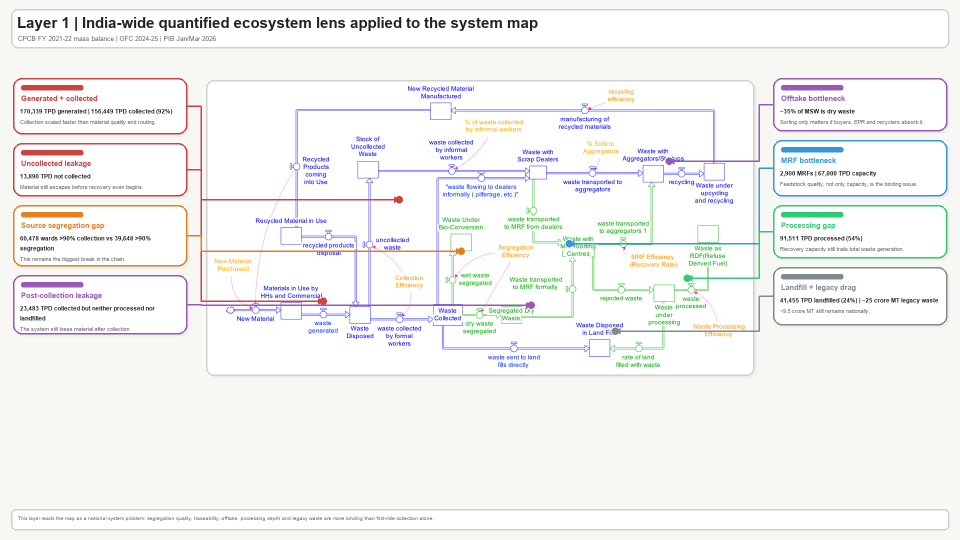
#> input picture wastecanvas/india_map_layer_1_quantified.png, 1920 x 1080 px, given in place of Attachment287.pdf.png, which was not available (shown at 1/2 size)
$ python overlay_quantified_map_direct.py
#> lines starting #> are read from the running program, lines starting #| are printed output that depends on the picture; pictures that were not available may be replaced by others from this repository, and a replacement may not be noted
from PIL import Image, ImageDraw, ImageFont


BASE_IMAGE = "/Users/ashwinkulkarni/Downloads/codex-map-preview/Attachment287.pdf.png"
OUTPUT_IMAGE = "/Users/ashwinkulkarni/Documents/New project/india_waste_quantified_direct_overlay.png"


def load_font(size: int, bold: bool = False) -> ImageFont.FreeTypeFont | ImageFont.ImageFont:
    names = [
        "DejaVuSans-Bold.ttf" if bold else "DejaVuSans.ttf",
        "/System/Library/Fonts/Supplemental/Arial Bold.ttf" if bold else "/System/Library/Fonts/Supplemental/Arial.ttf",
        "/System/Library/Fonts/Supplemental/Arial Unicode.ttf",
    ]
    for name in names:
        try:
            return ImageFont.truetype(name, size)
        except OSError:
            continue
    return ImageFont.load_default()


def wrap_text(
    draw: ImageDraw.ImageDraw,
    text: str,
    font: ImageFont.ImageFont,
    max_width: int,
) -> list[str]:
    words = text.split()
    lines: list[str] = []
    line = ""
    for word in words:
        trial = word if not line else f"{line} {word}"
        if draw.textlength(trial, font=font) <= max_width:
            line = trial
        else:
            if line:
                lines.append(line)
            line = word
    if line:
        lines.append(line)
    return lines


def draw_accent(
    draw: ImageDraw.ImageDraw,
    x: int,
    y: int,
    w: int,
    color: tuple[int, int, int],
) -> None:
    draw.rounded_rectangle([x, y, x + w, y + 10], radius=5, fill=color + (220,))


def nearest_point_on_rect(
    rect: tuple[int, int, int, int],
    anchor: tuple[int, int],
) -> tuple[int, int]:
    x1, y1, x2, y2 = rect
    ax, ay = anchor
    px = min(max(ax, x1), x2)
    py = min(max(ay, y1), y2)

    distances = {
        (x1, py): abs(ax - x1),
        (x2, py): abs(ax - x2),
        (px, y1): abs(ay - y1),
        (px, y2): abs(ay - y2),
    }
    return min(distances, key=distances.get)


def draw_tag(
    draw: ImageDraw.ImageDraw,
    box: tuple[int, int, int, int],
    accent_width: int,
    color: tuple[int, int, int],
    metric: str,
    notes: list[str],
    fonts: dict[str, ImageFont.ImageFont],
    anchor: tuple[int, int] | None = None,
) -> None:
    x1, y1, x2, y2 = box
    draw.rounded_rectangle(
        [x1, y1, x2, y2],
        radius=18,
        fill=(255, 255, 255, 235),
        outline=color + (120,),
        width=2,
    )
    draw_accent(draw, x1 + 18, y1 + 12, accent_width, color)

    text_x = x1 + 18
    current_y = y1 + 28
    max_w = x2 - x1 - 36

    metric_lines = wrap_text(draw, metric, fonts["metric"], max_w)
    for line in metric_lines:
        draw.text((text_x, current_y), line, font=fonts["metric"], fill=color + (255,))
        current_y += 28

    current_y += 2
    for note in notes:
        for line in wrap_text(draw, note, fonts["note"], max_w):
            draw.text((text_x, current_y), line, font=fonts["note"], fill=(50, 50, 50, 255))
            current_y += 22

    if anchor is not None:
        px, py = nearest_point_on_rect(box, anchor)
        draw.line([anchor, (px, py)], fill=color + (180,), width=4)
        draw.ellipse([anchor[0] - 7, anchor[1] - 7, anchor[0] + 7, anchor[1] + 7], fill=color + (255,), outline=(255, 255, 255, 255), width=2)


def draw_halo(
    overlay: ImageDraw.ImageDraw,
    rect: tuple[int, int, int, int],
    fill: tuple[int, int, int, int],
    outline: tuple[int, int, int, int],
    width: int = 5,
) -> None:
    overlay.ellipse(rect, fill=fill, outline=outline, width=width)


def main() -> None:
    base = Image.open(BASE_IMAGE).convert("RGBA")
#> base is the input picture: PIL image 1920x1080 RGBA; mean R, G, B, A 240.6, 240.7, 240.3, 250.7
    canvas = base.copy()
    overlay = Image.new("RGBA", canvas.size, (255, 255, 255, 0))
    odraw = ImageDraw.Draw(overlay)
    draw = ImageDraw.Draw(canvas)

    fonts = {
        "title": load_font(24, bold=True),
        "sub": load_font(14),
        "metric": load_font(18, bold=True),
        "note": load_font(16),
    }

    # soft region highlights on the map itself
    draw_halo(odraw, (260, 720, 970, 1010), (240, 90, 90, 18), (214, 76, 76, 95))
    draw_halo(odraw, (500, 195, 980, 430), (240, 90, 90, 15), (214, 76, 76, 85))
    draw_halo(odraw, (740, 505, 1255, 800), (245, 166, 35, 18), (230, 126, 34, 95))
    draw_halo(odraw, (1110, 460, 1560, 710), (52, 152, 219, 16), (52, 152, 219, 95))
    draw_halo(odraw, (1445, 200, 1945, 420), (155, 89, 182, 15), (155, 89, 182, 85))
    draw_halo(odraw, (1540, 650, 1875, 870), (46, 204, 113, 16), (46, 204, 113, 95))
    draw_halo(odraw, (1275, 825, 1765, 1038), (127, 140, 141, 18), (127, 140, 141, 95))

    canvas = Image.alpha_composite(canvas, overlay)
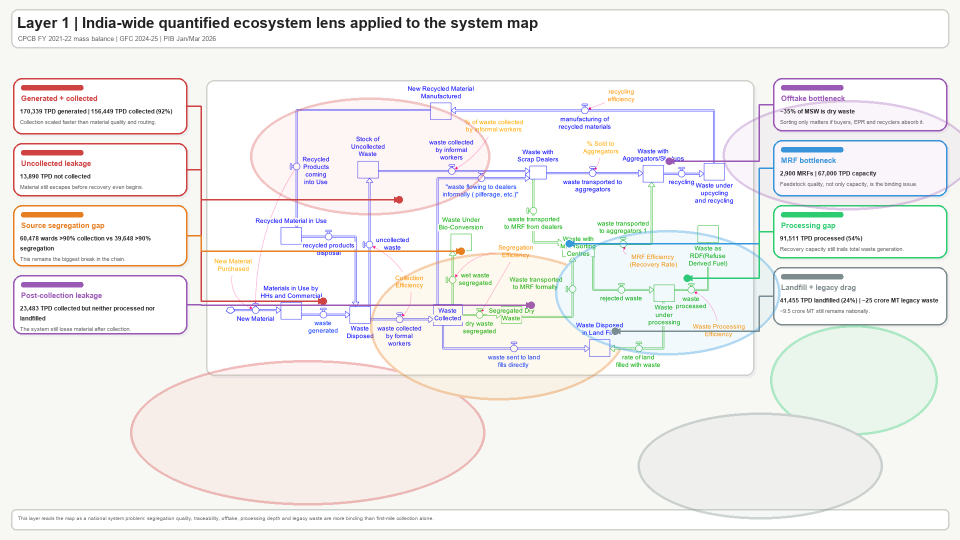
#> canvas: PIL image 1920x1080 RGBA (shown at 1/2 size); mean R, G, B, A 239.1, 237.8, 237.2, 250.8; transparent parts drawn white
    draw = ImageDraw.Draw(canvas)

    # compact header
    draw.text((42, 26), "India lens: quantified signals placed on the system map", font=fonts["title"], fill=(32, 32, 32, 255))
    draw.text((42, 58), "CPCB FY 2021-22 mass balance | GFC 2024-25 | PIB Jan/Mar 2026", font=fonts["sub"], fill=(90, 90, 90, 255))

    # anchored in-map tags
    draw_tag(
        draw,
        box=(255, 760, 660, 905),
        accent_width=120,
        color=(214, 76, 76),
        metric="170k TPD generated",
        notes=[
            "156k TPD collected (92%).",
            "This is no longer mainly a collection-scale problem.",
        ],
        fonts=fonts,
        anchor=(670, 795),
    )

    draw_tag(
        draw,
        box=(585, 150, 965, 270),
        accent_width=150,
        color=(214, 76, 76),
        metric="13.9k TPD not collected",
        notes=[
            "Leakage still enters before recovery starts.",
        ],
        fonts=fonts,
        anchor=(865, 265),
    )

    draw_tag(
        draw,
        box=(770, 500, 1185, 665),
        accent_width=170,
        color=(230, 126, 34),
        metric="60,478 vs 39,648 wards",
        notes=[
            ">90% collection has outrun >90% source segregation.",
            "This remains the biggest break in the chain.",
        ],
        fonts=fonts,
        anchor=(910, 705),
    )

    draw_tag(
        draw,
        box=(1140, 470, 1575, 610),
        accent_width=150,
        color=(52, 152, 219),
        metric="2,900 MRFs | 67k TPD",
        notes=[
            "Capacity exists on paper.",
            "Cleaner feedstock is the binding constraint.",
        ],
        fonts=fonts,
        anchor=(1500, 615),
    )

    draw_tag(
        draw,
        box=(1450, 165, 1905, 305),
        accent_width=150,
        color=(155, 89, 182),
        metric="~35% of MSW is dry waste",
        notes=[
            "Buyers, EPR and offtake must turn sorting into sales.",
        ],
        fonts=fonts,
        anchor=(1740, 265),
    )

    draw_tag(
        draw,
        box=(1510, 655, 1940, 790),
        accent_width=150,
        color=(46, 204, 113),
        metric="91.5k TPD processed (54%)",
        notes=[
            "Processing has scaled, but still cannot absorb the full stream.",
        ],
        fonts=fonts,
        anchor=(1735, 690),
    )

    draw_tag(
        draw,
        box=(1300, 835, 1765, 1000),
        accent_width=170,
        color=(127, 140, 141),
        metric="41.5k TPD landfilled (24%)",
        notes=[
            "~25 cr MT legacy waste identified.",
            "~9.5 cr MT still remains nationally.",
        ],
        fonts=fonts,
        anchor=(1510, 930),
    )

    canvas.save(OUTPUT_IMAGE)
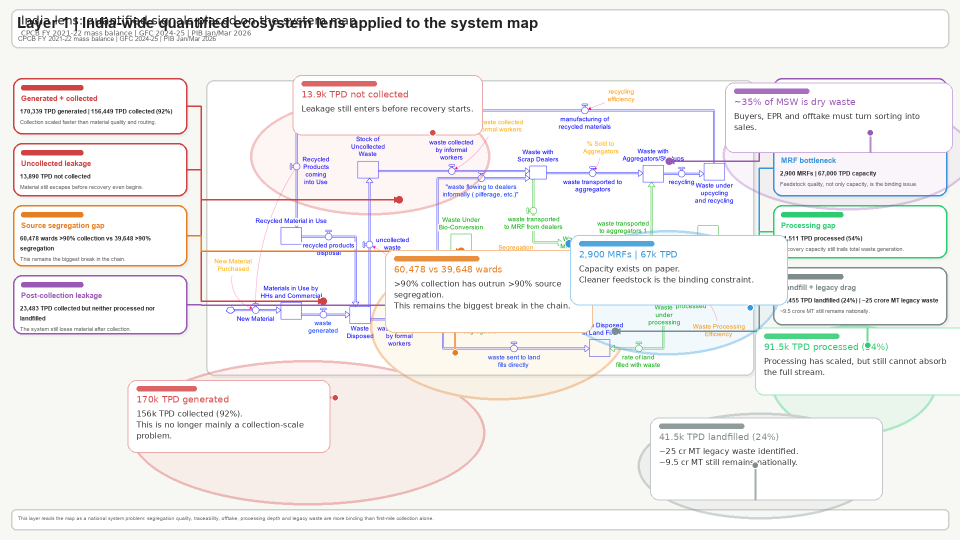
#> saved as india_waste_quantified_direct_overlay.png: PIL image 1920x1080 RGBA (shown at 1/2 size); mean R, G, B, A 240, 238.1, 237.8, 246.4; transparent parts drawn white


if __name__ == "__main__":
    main()
